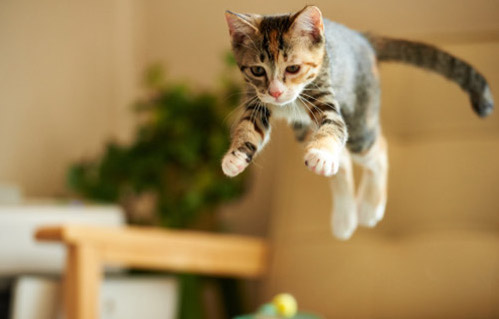
#> input picture test-camera/cat.jpg, 499 x 319 px, given in place of the camera
$ jupyter execute 'Interactive Blurring.ipynb'   (shell and % lines are left out)
#> lines starting #> are read from the running program, lines starting #| are printed output that depends on the picture; after the words box and inside, x2 and y2 are one past the last pixel; in counts of white or black regions, pixels touching at a corner belong together
[cell 1]
# standard setup
import numpy as np
import matplotlib.pyplot as plt
import cv2

# useful helper function
from helpers import imshow

[cell 2]
# setup capture
camera = cv2.VideoCapture(0)

# reduce frame size to speed it up
w = 640
camera.set(cv2.CAP_PROP_FRAME_WIDTH, w)
camera.set(cv2.CAP_PROP_FRAME_HEIGHT, w * 3/4)

# capture loop
while True:

    # get frame
    ret, frame = camera.read()
#> frame is the input picture: shape (319, 499, 3); mean B, G, R 84.4, 131, 158.1

    # get frame size
    w, h = frame.shape[:2]
#> w = 319; h = 499

    # mirror the frame (my camera mirrors by default)
    frame = cv2.flip(frame, 1)
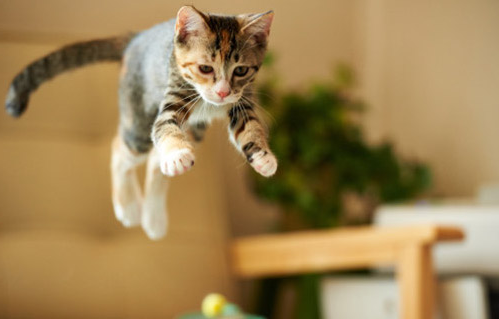
#> frame: shape (319, 499, 3); mean B, G, R 84.4, 131, 158.1


    # Draw rectange box controller for blurring
    xtop = ytop = 50
    xbottom = 400
    ybottom = 100
    cv2.rectangle(frame, (ytop, xtop), (ybottom, xbottom), (0,0,255), 2)
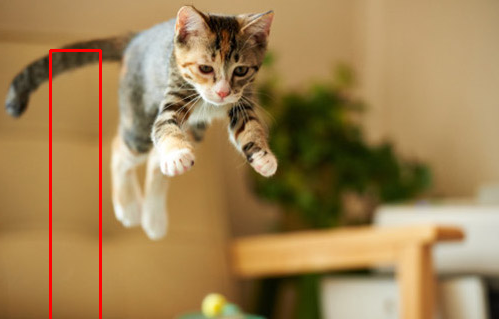
#> frame: shape (319, 499, 3); 1.11% of pixels changed, all inside (x1, y1, x2, y2) = (49, 49, 102, 319)

    # Extract out the rectangular box
    rect_box = frame[xtop:xbottom, ytop:ybottom, :]
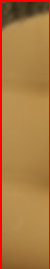
#> rect_box: shape (269, 50, 3); mean B, G, R 66.2, 120.8, 173.6
    rect_box = cv2.cvtColor(rect_box, cv2.COLOR_BGR2GRAY)
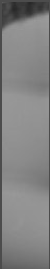
#> rect_box: shape (269, 50); min 40, max 155, mean 130.3

    ret, rect_box_mask = cv2.threshold(rect_box, 120, 255, cv2.THRESH_BINARY)
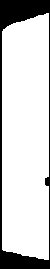
#> rect_box_mask: shape (269, 50); 82% white; 1 black region, box (x1, y1, x2, y2) and area: (0, 0, 50, 269) 2421
    total_box_pixel_count = len(rect_box_mask) * len(rect_box_mask[0])
#> total_box_pixel_count = 13450
    masked_pixel_count = np.count_nonzero(rect_box_mask)
#> masked_pixel_count = 11029

    percent_covered = int((masked_pixel_count / total_box_pixel_count) * 100)
#> percent_covered = 82

    # Show percentage blurness to user
    cv2.putText(frame,str(percent_covered) + '%',(10,470), cv2.FONT_HERSHEY_SIMPLEX, 3,(255,255,255),2)

    ksize = percent_covered + int(percent_covered % 2 == 0)
#> ksize = 83
    dst = cv2.GaussianBlur(frame,(ksize,ksize), 0)
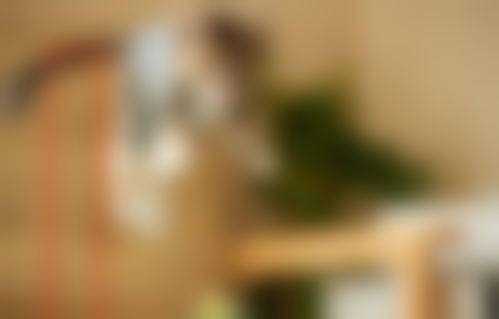
#> dst: shape (319, 499, 3); mean B, G, R 83.7, 129.6, 159.2

    # Display the frame with blurness applied
    cv2.imshow('blur', dst)

    # exit on ESC press
    if cv2.waitKey(5) == 27:
#> (key Esc is pressed here)
        break

# clean up
cv2.destroyAllWindows()
camera.release()
cv2.waitKey(1) # extra waitKey sometimes needed to close camera window
